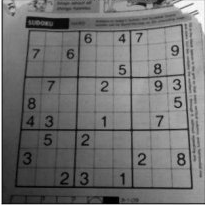
#> input picture Images/thresholding.png, 205 x 205 px
$ python otsu.py
#> lines starting #> are read from the running program, lines starting #| are printed output that depends on the picture; after the words box and inside, x2 and y2 are one past the last pixel; in counts of white or black regions, pixels touching at a corner belong together
import cv2 as cv
import numpy as np

img = cv.imread('../Images/thresholding.png',0)
#> img is the input picture: shape (205, 205); min 0, max 255, mean 112.7
cv.imshow('Before binarization',img)
cv.waitKey(0)

thresh, binarized = cv.threshold(img,0,255,cv.THRESH_BINARY+cv.THRESH_OTSU)
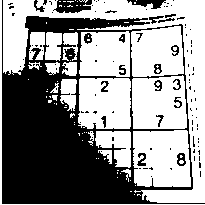
#> binarized: shape (205, 205); 57.6% white; 109 black regions (88 under 20 px), largest, box (x1, y1, x2, y2) and area: (2, 0, 205, 204) 16147, (53, 0, 92, 13) 358, (127, 0, 166, 9) 193
#> thresh = 107

#Threshold value as found by Otsu's Algorithm
print("Threshold value: ",thresh)
#| Threshold value:  107.0

cv.imshow('Binarized Image',binarized)
cv.waitKey(0)
